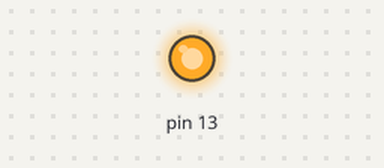
Recording of a sketch running on a simulated Arduino Uno, built with avr-gcc and run on an emulated ATmega328P. Shown: output pins drawn as LEDs (lit = HIGH).

Above: at 0.2 s.
At 22.0 s:
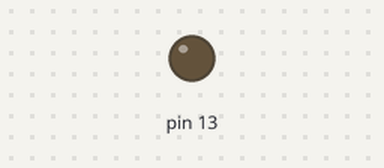
Timing chart, 0 to 24.1 s (numbered marks = the images above):
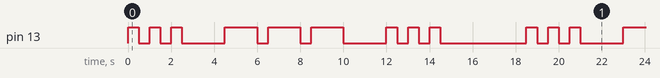

The sketch:

sos0.ino
```cpp
int unit = 500;  // ms

void setup() {
  pinMode(13, OUTPUT);
}

void loop() {
  digitalWrite(13, 1);  // s .
  delay(unit);
  digitalWrite(13, 0);
  delay(unit);

  digitalWrite(13, 1);  // s ..
  delay(unit);
  digitalWrite(13, 0);
  delay(unit);

  digitalWrite(13, 1);  // s ...
  delay(unit);
  digitalWrite(13, 0);
  delay(unit);

  delay(3*unit);

  digitalWrite(13, 1);  // o -
  delay(3*unit);
  digitalWrite(13, 0);
  delay(unit);

  digitalWrite(13, 1);  // o --
  delay(3*unit);
  digitalWrite(13, 0);
  delay(unit);

  digitalWrite(13, 1);  // o ---
  delay(3*unit);
  digitalWrite(13, 0);
  delay(unit);

  delay(3*unit);

  digitalWrite(13, 1);  // s .
  delay(unit);
  digitalWrite(13, 0);
  delay(unit);

  digitalWrite(13, 1);  // s ..
  delay(unit);
  digitalWrite(13, 0);
  delay(unit);

  digitalWrite(13, 1);  // s ...
  delay(unit);
  digitalWrite(13, 0);
  delay(unit);

  delay(7*unit);
}
```

Measured:
- by itself, pin 13: repeats every 18.5 s: 2 × (LOW 0.50 s, HIGH 0.50 s), LOW 2.0 s, 2 × (HIGH 1.5 s, LOW 0.50 s), HIGH 1.5 s, LOW 2.0 s, 2 × (HIGH 0.50 s, LOW 0.50 s), HIGH 0.50 s, LOW 4.0 s, HIGH 0.50 s
- by itself, everything shown: repeats every 18.5 s, in 18 steps
